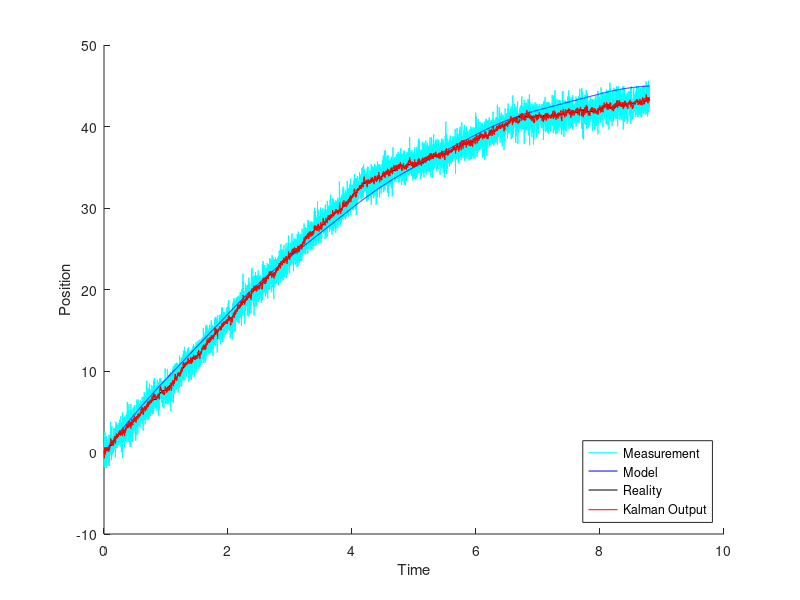

Source code (MATLAB):
% Process noise covariance matrix. Represents system noisiness
varQ = 0.02;
Q = [varQ 0; 0 varQ];

% Measurement noise covariance matrix. Represents measurement noisiness
varR = 1;
R = [varR 0; 0 varR];

% Start time and time step
t = 0;
dt = 0.001;

% Real, estimated, and modeled <position, vecocity> state vectors
x = [0; 10];
xHat = [0; 10];
xModel = [0; 10];

% State update matrix
F = [1 dt; 0 1];                                

% Control input matrix
m = 10; % arbitrary mass of car
B = [dt^2/(2*m); dt/m];                         

% Measurement-state transformation
H = [1 0; 0 1];

% Error covariance matrix
P = [1 0; 0 1];
                                                   
% Data lists
times = [];
states = [];
measurements = [];
outputs = [];
model = [];
                                                                                                       
% Loop until car comes to a complete stop (velocity = 0)
while x(2) > 0
    % Braking force applied at this time step
    u = -20;
    if mod(floor(t), 2) == 1
        u = 0;
    end
    
    % Update model
    xModel = F*xModel + B*u;

    % Simulate real state update, including process noise
    t = t + dt;
    x = F*x + B*u + normrnd(0, diag(Q));
    
    % Simulate a noisy measurement
    z = H * x + normrnd(0, diag(R));
                                              
    % Predict
    xHat = F*xHat + B*u;
    P = F*P*F.' + Q;
    
    % Kalman gain
    K = P*H.'*inv(H*P*H.' + R);
    
    % Update
    xHat = xHat + K*(z - H*xHat);
    P = (eye(2) - K*H)*P;   
    
                                                      %vv ADDED FOR (c) vv%
    times = [times t];
    states = [states x];
    model = [model xModel];
    measurements = [measurements z];
    outputs = [outputs xHat];
                                                      %^^ ADDED FOR (c) ^^%
end


                                                     
% Plot position data
hold on;
plot(times, measurements(1,:), 'cyan');
plot(times, model(1,:), 'b');
plot(times, states(1,:), 'black');
plot(times, outputs(1,:), 'r');

xlabel('Time');
ylabel('Position')
legend('Measurement','Model', 'Reality', 'Kalman Output')
legend('Location', 'southeast')
                                                    



